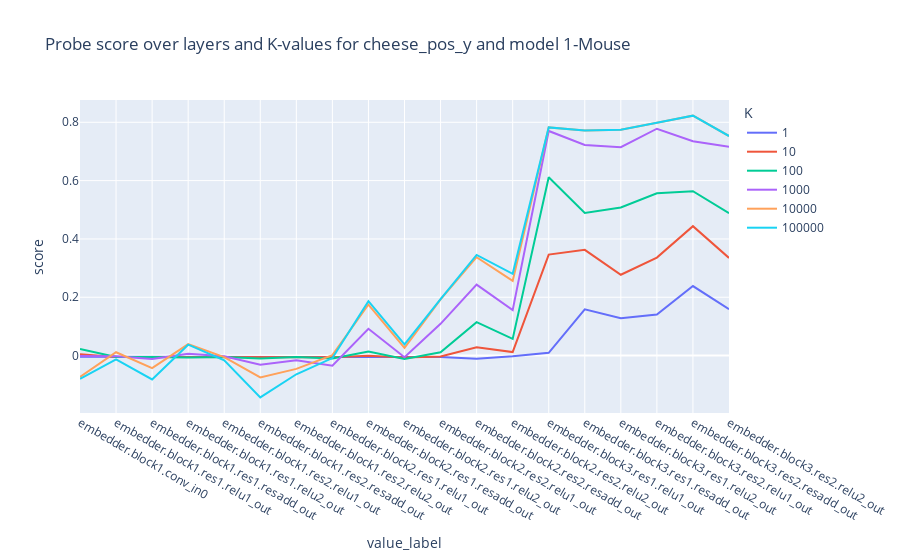
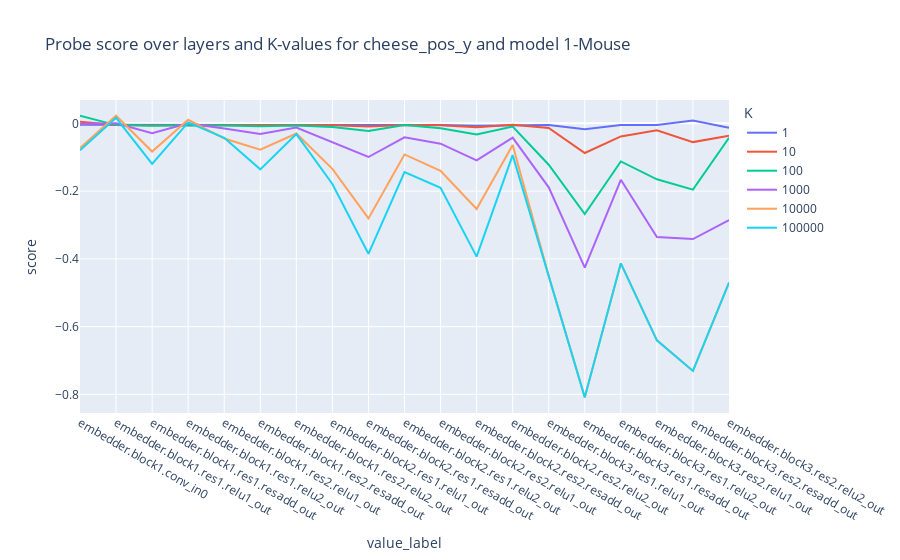

Source (notebook cell) for these figures, in order:
### Code cell
cheese_pos_x = cheese_pos.x.values.astype(float)
cheese_pos_y = cheese_pos.y.values.astype(float)
mouse_pos_x = mouse_pos.x.values.astype(float)
mouse_pos_y = mouse_pos.y.values.astype(float)
top_right_pos_x = top_right_pos.x.values.astype(float)


index_nums = np.array([1, 10, 100, 1000, 10000, 100000])

obj_pos = cheese_pos_y
hook_to_use = hook1
obj_pos_name = 'cheese_pos_y'
model_name = '1-Mouse'

results, _ = cpr.sparse_linear_probe(hook1, values_to_store, obj_pos, model_type='ridge',
    index_nums = index_nums, random_state=42, max_iter=10000, alpha=100.)

plot_sparse_probe_scores(results, obj_pos, index_nums, 
    f'Probe score over layers and K-values for {obj_pos_name} and model {model_name}',
    include_limits=False)

results, _ = cpr.sparse_linear_probe(hook2, values_to_store, obj_pos, model_type='ridge',
    index_nums = index_nums, random_state=42, max_iter=10000, alpha=100.)

plot_sparse_probe_scores(results, obj_pos, index_nums, 
    f'Probe score over layers and K-values for {obj_pos_name} and model {model_name}',
    include_limits=False)

### Figure 1 — Plotly figure (JSON) as saved in the notebook; plotly's stock layout.template omitted (floating-point values rounded to 4 significant figures)
{"data": [{"hovertemplate": "K=1<br>value_label=%{x}<br>score=%{y}<extra></extra>", "legendgroup": "1", "line": {"color": "#636efa", "dash": "solid"}, "marker": {"symbol": "circle"}, "mode": "lines", "name": "1", "orientation": "v", "showlegend": true, "type": "scatter", "x": ["embedder.block1.conv_in0", "embedder.block1.res1.relu1_out", "embedder.block1.res1.resadd_out", "embedder.block1.res1.relu2_out", "embedder.block1.res2.relu1_out", "embedder.block1.res2.resadd_out", "embedder.block1.res2.relu2_out", "embedder.block2.res1.relu1_out", "embedder.block2.res1.resadd_out", "embedder.block2.res1.relu2_out", "embedder.block2.res2.relu1_out", "embedder.block2.res2.resadd_out", "embedder.block2.res2.relu2_out", "embedder.block3.res1.relu1_out", "embedder.block3.res1.resadd_out", "embedder.block3.res1.relu2_out", "embedder.block3.res2.relu1_out", "embedder.block3.res2.resadd_out", "embedder.block3.res2.relu2_out"], "xaxis": "x", "y": [-0.004331, -0.004857, -0.004874, -0.004883, -0.00488, -0.004902, -0.00487, -0.004878, -0.005915, -0.004981, -0.004882, -0.01063, -0.00264, 0.009422, 0.1588, 0.1283, 0.1411, 0.2385, 0.159], "yaxis": "y"}, {"hovertemplate": "K=10<br>value_label=%{x}<br>score=%{y}<extra></extra>", "legendgroup": "10", "line": {"color": "#EF553B", "dash": "solid"}, "marker": {"symbol": "circle"}, "mode": "lines", "name": "10", "orientation": "v", "showlegend": true, "type": "scatter", "x": ["embedder.block1.conv_in0", "embedder.block1.res1.relu1_out", "embedder.block1.res1.resadd_out", "embedder.block1.res1.relu2_out", "embedder.block1.res2.relu1_out", "embedder.block1.res2.resadd_out", "embedder.block1.res2.relu2_out", "embedder.block2.res1.relu1_out", "embedder.block2.res1.resadd_out", "embedder.block2.res1.relu2_out", "embedder.block2.res2.relu1_out", "embedder.block2.res2.resadd_out", "embedder.block2.res2.relu2_out", "embedder.block3.res1.relu1_out", "embedder.block3.res1.resadd_out", "embedder.block3.res1.relu2_out", "embedder.block3.res2.relu1_out", "embedder.block3.res2.resadd_out", "embedder.block3.res2.relu2_out"], "xaxis": "x", "y": [0.004448, -0.004978, -0.004781, -0.004673, -0.004929, -0.004742, -0.005021, -0.005371, -0.0001945, -0.006881, -0.002729, 0.02823, 0.01207, 0.3464, 0.3627, 0.2772, 0.3362, 0.4437, 0.335], "yaxis": "y"}, {"hovertemplate": "K=100<br>value_label=%{x}<br>score=%{y}<extra></extra>", "legendgroup": "100", "line": {"color": "#00cc96", "dash": "solid"}, "marker": {"symbol": "circle"}, "mode": "lines", "name": "100", "orientation": "v", "showlegend": true, "type": "scatter", "x": ["embedder.block1.conv_in0", "embedder.block1.res1.relu1_out", "embedder.block1.res1.resadd_out", "embedder.block1.res1.relu2_out", "embedder.block1.res2.relu1_out", "embedder.block1.res2.resadd_out", "embedder.block1.res2.relu2_out", "embedder.block2.res1.relu1_out", "embedder.block2.res1.resadd_out", "embedder.block2.res1.relu2_out", "embedder.block2.res2.relu1_out", "embedder.block2.res2.resadd_out", "embedder.block2.res2.relu2_out", "embedder.block3.res1.relu1_out", "embedder.block3.res1.resadd_out", "embedder.block3.res1.relu2_out", "embedder.block3.res2.relu1_out", "embedder.block3.res2.resadd_out", "embedder.block3.res2.relu2_out"], "xaxis": "x", "y": [0.0227, -0.004665, -0.004929, -0.006411, -0.004984, -0.01011, -0.005121, -0.01035, 0.01359, -0.01195, 0.0115, 0.1145, 0.05707, 0.6116, 0.489, 0.508, 0.5565, 0.5636, 0.4881], "yaxis": "y"}, {"hovertemplate": "K=1000<br>value_label=%{x}<br>score=%{y}<extra></extra>", "legendgroup": "1000", "line": {"color": "#ab63fa", "dash": "solid"}, "marker": {"symbol": "circle"}, "mode": "lines", "name": "1000", "orientation": "v", "showlegend": true, "type": "scatter", "x": ["embedder.block1.conv_in0", "embedder.block1.res1.relu1_out", "embedder.block1.res1.resadd_out", "embedder.block1.res1.relu2_out", "embedder.block1.res2.relu1_out", "embedder.block1.res2.resadd_out", "embedder.block1.res2.relu2_out", "embedder.block2.res1.relu1_out", "embedder.block2.res1.resadd_out", "embedder.block2.res1.relu2_out", "embedder.block2.res2.relu1_out", "embedder.block2.res2.resadd_out", "embedder.block2.res2.relu2_out", "embedder.block3.res1.relu1_out", "embedder.block3.res1.resadd_out", "embedder.block3.res1.relu2_out", "embedder.block3.res2.relu1_out", "embedder.block3.res2.resadd_out", "embedder.block3.res2.relu2_out"], "xaxis": "x", "y": [-0.001819, -0.002062, -0.0118, 0.006378, -0.002082, -0.03125, -0.0157, -0.0349, 0.09211, -0.00548, 0.1089, 0.2433, 0.1559, 0.7703, 0.7221, 0.7144, 0.778, 0.735, 0.716], "yaxis": "y"}, {"hovertemplate": "K=10000<br>value_label=%{x}<br>score=%{y}<extra></extra>", "legendgroup": "10000", "line": {"color": "#FFA15A", "dash": "solid"}, "marker": {"symbol": "circle"}, "mode": "lines", "name": "10000", "orientation": "v", "showlegend": true, "type": "scatter", "x": ["embedder.block1.conv_in0", "embedder.block1.res1.relu1_out", "embedder.block1.res1.resadd_out", "embedder.block1.res1.relu2_out", "embedder.block1.res2.relu1_out", "embedder.block1.res2.resadd_out", "embedder.block1.res2.relu2_out", "embedder.block2.res1.relu1_out", "embedder.block2.res1.resadd_out", "embedder.block2.res1.relu2_out", "embedder.block2.res2.relu1_out", "embedder.block2.res2.resadd_out", "embedder.block2.res2.relu2_out", "embedder.block3.res1.relu1_out", "embedder.block3.res1.resadd_out", "embedder.block3.res1.relu2_out", "embedder.block3.res2.relu1_out", "embedder.block3.res2.resadd_out", "embedder.block3.res2.relu2_out"], "xaxis": "x", "y": [-0.07306, 0.01149, -0.04307, 0.03952, -0.00513, -0.07473, -0.04564, 0.001794, 0.1751, 0.02674, 0.1926, 0.3373, 0.2564, 0.7824, 0.7721, 0.7745, 0.7982, 0.8228, 0.7529], "yaxis": "y"}, {"hovertemplate": "K=100000<br>value_label=%{x}<br>score=%{y}<extra></extra>", "legendgroup": "100000", "line": {"color": "#19d3f3", "dash": "solid"}, "marker": {"symbol": "circle"}, "mode": "lines", "name": "100000", "orientation": "v", "showlegend": true, "type": "scatter", "x": ["embedder.block1.conv_in0", "embedder.block1.res1.relu1_out", "embedder.block1.res1.resadd_out", "embedder.block1.res1.relu2_out", "embedder.block1.res2.relu1_out", "embedder.block1.res2.resadd_out", "embedder.block1.res2.relu2_out", "embedder.block2.res1.relu1_out", "embedder.block2.res1.resadd_out", "embedder.block2.res1.relu2_out", "embedder.block2.res2.relu1_out", "embedder.block2.res2.resadd_out", "embedder.block2.res2.relu2_out", "embedder.block3.res1.relu1_out", "embedder.block3.res1.resadd_out", "embedder.block3.res1.relu2_out", "embedder.block3.res2.relu1_out", "embedder.block3.res2.resadd_out", "embedder.block3.res2.relu2_out"], "xaxis": "x", "y": [-0.07971, -0.01335, -0.08197, 0.03741, -0.01619, -0.1432, -0.06411, -0.008533, 0.1869, 0.03867, 0.1939, 0.3452, 0.2804, 0.7824, 0.7721, 0.7745, 0.7982, 0.8228, 0.7529], "yaxis": "y"}], "layout": {"legend": {"title": {"text": "K"}, "tracegroupgap": 0}, "title": {"text": "Probe score over layers and K-values for cheese_pos_y and model 1-Mouse"}, "xaxis": {"anchor": "y", "domain": [0, 1], "title": {"text": "value_label"}}, "yaxis": {"anchor": "x", "domain": [0, 1], "title": {"text": "score"}}}}

### Figure 2 — Plotly figure (JSON) as saved in the notebook; plotly's stock layout.template omitted (floating-point values rounded to 4 significant figures)
{"data": [{"hovertemplate": "K=1<br>value_label=%{x}<br>score=%{y}<extra></extra>", "legendgroup": "1", "line": {"color": "#636efa", "dash": "solid"}, "marker": {"symbol": "circle"}, "mode": "lines", "name": "1", "orientation": "v", "showlegend": true, "type": "scatter", "x": ["embedder.block1.conv_in0", "embedder.block1.res1.relu1_out", "embedder.block1.res1.resadd_out", "embedder.block1.res1.relu2_out", "embedder.block1.res2.relu1_out", "embedder.block1.res2.resadd_out", "embedder.block1.res2.relu2_out", "embedder.block2.res1.relu1_out", "embedder.block2.res1.resadd_out", "embedder.block2.res1.relu2_out", "embedder.block2.res2.relu1_out", "embedder.block2.res2.resadd_out", "embedder.block2.res2.relu2_out", "embedder.block3.res1.relu1_out", "embedder.block3.res1.resadd_out", "embedder.block3.res1.relu2_out", "embedder.block3.res2.relu1_out", "embedder.block3.res2.resadd_out", "embedder.block3.res2.relu2_out"], "xaxis": "x", "y": [-0.004331, -0.004875, -0.00489, -0.004954, -0.004863, -0.004834, -0.004912, -0.004966, -0.00642, -0.005074, -0.004894, -0.007445, -0.004891, -0.004578, -0.01765, -0.005105, -0.005119, 0.008436, -0.01327], "yaxis": "y"}, {"hovertemplate": "K=10<br>value_label=%{x}<br>score=%{y}<extra></extra>", "legendgroup": "10", "line": {"color": "#EF553B", "dash": "solid"}, "marker": {"symbol": "circle"}, "mode": "lines", "name": "10", "orientation": "v", "showlegend": true, "type": "scatter", "x": ["embedder.block1.conv_in0", "embedder.block1.res1.relu1_out", "embedder.block1.res1.resadd_out", "embedder.block1.res1.relu2_out", "embedder.block1.res2.relu1_out", "embedder.block1.res2.resadd_out", "embedder.block1.res2.relu2_out", "embedder.block2.res1.relu1_out", "embedder.block2.res1.resadd_out", "embedder.block2.res1.relu2_out", "embedder.block2.res2.relu1_out", "embedder.block2.res2.resadd_out", "embedder.block2.res2.relu2_out", "embedder.block3.res1.relu1_out", "embedder.block3.res1.resadd_out", "embedder.block3.res1.relu2_out", "embedder.block3.res2.relu1_out", "embedder.block3.res2.resadd_out", "embedder.block3.res2.relu2_out"], "xaxis": "x", "y": [0.004448, -0.004899, -0.00548, -0.005117, -0.004983, -0.005353, -0.004978, -0.005914, -0.009483, -0.004834, -0.005939, -0.01151, -0.004108, -0.01368, -0.08762, -0.03862, -0.02037, -0.05538, -0.03626], "yaxis": "y"}, {"hovertemplate": "K=100<br>value_label=%{x}<br>score=%{y}<extra></extra>", "legendgroup": "100", "line": {"color": "#00cc96", "dash": "solid"}, "marker": {"symbol": "circle"}, "mode": "lines", "name": "100", "orientation": "v", "showlegend": true, "type": "scatter", "x": ["embedder.block1.conv_in0", "embedder.block1.res1.relu1_out", "embedder.block1.res1.resadd_out", "embedder.block1.res1.relu2_out", "embedder.block1.res2.relu1_out", "embedder.block1.res2.resadd_out", "embedder.block1.res2.relu2_out", "embedder.block2.res1.relu1_out", "embedder.block2.res1.resadd_out", "embedder.block2.res1.relu2_out", "embedder.block2.res2.relu1_out", "embedder.block2.res2.resadd_out", "embedder.block2.res2.relu2_out", "embedder.block3.res1.relu1_out", "embedder.block3.res1.resadd_out", "embedder.block3.res1.relu2_out", "embedder.block3.res2.relu1_out", "embedder.block3.res2.resadd_out", "embedder.block3.res2.relu2_out"], "xaxis": "x", "y": [0.0227, -0.005251, -0.007334, -0.005728, -0.006731, -0.008408, -0.006299, -0.01102, -0.02226, -0.005172, -0.01449, -0.0326, -0.009391, -0.1222, -0.2675, -0.1125, -0.1652, -0.1957, -0.0427], "yaxis": "y"}, {"hovertemplate": "K=1000<br>value_label=%{x}<br>score=%{y}<extra></extra>", "legendgroup": "1000", "line": {"color": "#ab63fa", "dash": "solid"}, "marker": {"symbol": "circle"}, "mode": "lines", "name": "1000", "orientation": "v", "showlegend": true, "type": "scatter", "x": ["embedder.block1.conv_in0", "embedder.block1.res1.relu1_out", "embedder.block1.res1.resadd_out", "embedder.block1.res1.relu2_out", "embedder.block1.res2.relu1_out", "embedder.block1.res2.resadd_out", "embedder.block1.res2.relu2_out", "embedder.block2.res1.relu1_out", "embedder.block2.res1.resadd_out", "embedder.block2.res1.relu2_out", "embedder.block2.res2.relu1_out", "embedder.block2.res2.resadd_out", "embedder.block2.res2.relu2_out", "embedder.block3.res1.relu1_out", "embedder.block3.res1.resadd_out", "embedder.block3.res1.relu2_out", "embedder.block3.res2.relu1_out", "embedder.block3.res2.resadd_out", "embedder.block3.res2.relu2_out"], "xaxis": "x", "y": [-0.001819, 0.0001415, -0.02924, -0.0001492, -0.01554, -0.03116, -0.01213, -0.05617, -0.09937, -0.04112, -0.06008, -0.1094, -0.04192, -0.1889, -0.4259, -0.1666, -0.3355, -0.3414, -0.2856], "yaxis": "y"}, {"hovertemplate": "K=10000<br>value_label=%{x}<br>score=%{y}<extra></extra>", "legendgroup": "10000", "line": {"color": "#FFA15A", "dash": "solid"}, "marker": {"symbol": "circle"}, "mode": "lines", "name": "10000", "orientation": "v", "showlegend": true, "type": "scatter", "x": ["embedder.block1.conv_in0", "embedder.block1.res1.relu1_out", "embedder.block1.res1.resadd_out", "embedder.block1.res1.relu2_out", "embedder.block1.res2.relu1_out", "embedder.block1.res2.resadd_out", "embedder.block1.res2.relu2_out", "embedder.block2.res1.relu1_out", "embedder.block2.res1.resadd_out", "embedder.block2.res1.relu2_out", "embedder.block2.res2.relu1_out", "embedder.block2.res2.resadd_out", "embedder.block2.res2.relu2_out", "embedder.block3.res1.relu1_out", "embedder.block3.res1.resadd_out", "embedder.block3.res1.relu2_out", "embedder.block3.res2.relu1_out", "embedder.block3.res2.resadd_out", "embedder.block3.res2.relu2_out"], "xaxis": "x", "y": [-0.07306, 0.0225, -0.08325, 0.01062, -0.04496, -0.07781, -0.03, -0.1344, -0.2806, -0.09181, -0.14, -0.253, -0.06375, -0.4501, -0.8087, -0.4131, -0.6404, -0.7308, -0.47], "yaxis": "y"}, {"hovertemplate": "K=100000<br>value_label=%{x}<br>score=%{y}<extra></extra>", "legendgroup": "100000", "line": {"color": "#19d3f3", "dash": "solid"}, "marker": {"symbol": "circle"}, "mode": "lines", "name": "100000", "orientation": "v", "showlegend": true, "type": "scatter", "x": ["embedder.block1.conv_in0", "embedder.block1.res1.relu1_out", "embedder.block1.res1.resadd_out", "embedder.block1.res1.relu2_out", "embedder.block1.res2.relu1_out", "embedder.block1.res2.resadd_out", "embedder.block1.res2.relu2_out", "embedder.block2.res1.relu1_out", "embedder.block2.res1.resadd_out", "embedder.block2.res1.relu2_out", "embedder.block2.res2.relu1_out", "embedder.block2.res2.resadd_out", "embedder.block2.res2.relu2_out", "embedder.block3.res1.relu1_out", "embedder.block3.res1.resadd_out", "embedder.block3.res1.relu2_out", "embedder.block3.res2.relu1_out", "embedder.block3.res2.resadd_out", "embedder.block3.res2.relu2_out"], "xaxis": "x", "y": [-0.07971, 0.0163, -0.1199, 0.002941, -0.04281, -0.1358, -0.03175, -0.1791, -0.385, -0.1438, -0.19, -0.3934, -0.09373, -0.4501, -0.8087, -0.4131, -0.6404, -0.7308, -0.47], "yaxis": "y"}], "layout": {"legend": {"title": {"text": "K"}, "tracegroupgap": 0}, "title": {"text": "Probe score over layers and K-values for cheese_pos_y and model 1-Mouse"}, "xaxis": {"anchor": "y", "domain": [0, 1], "title": {"text": "value_label"}}, "yaxis": {"anchor": "x", "domain": [0, 1], "title": {"text": "score"}}}}
